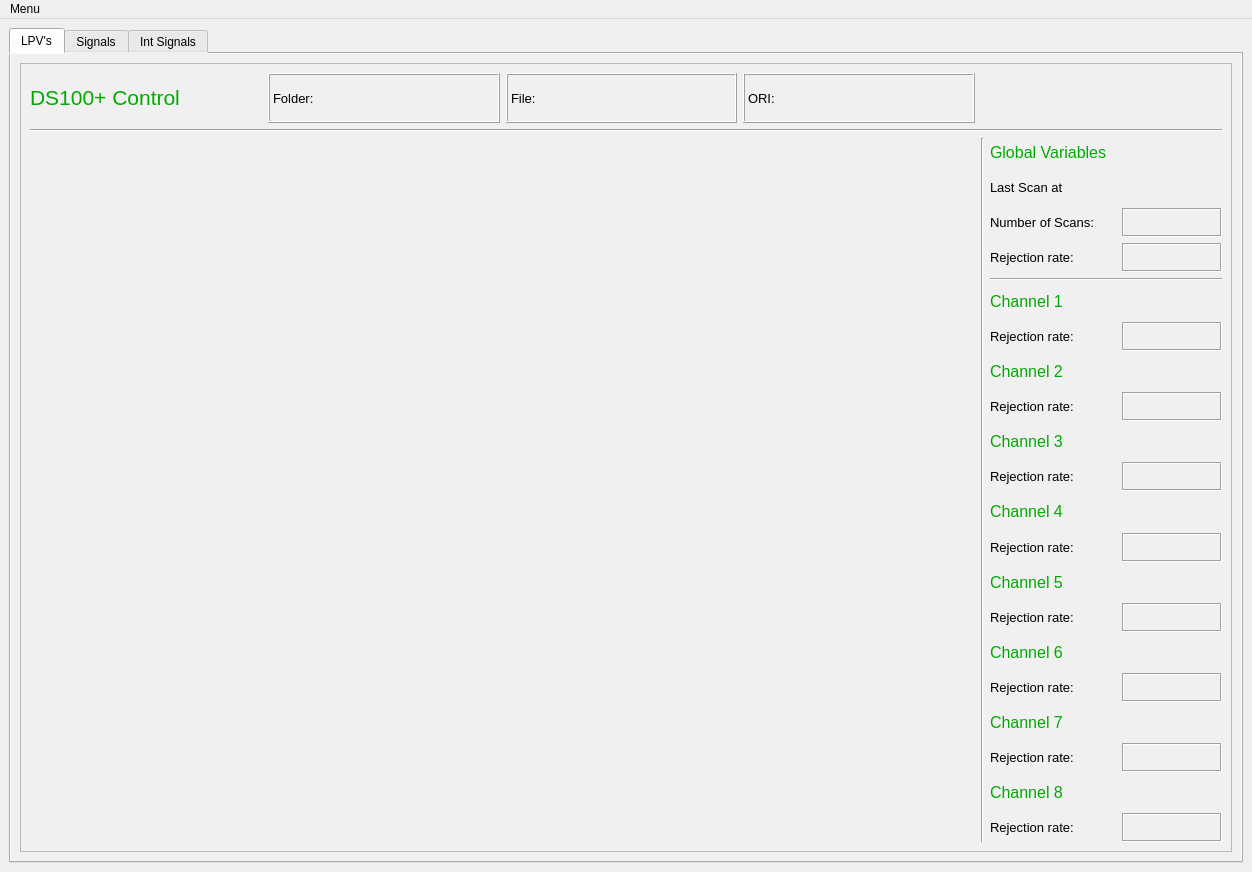
<?xml version="1.0" encoding="UTF-8"?>
<ui version="4.0">
 <class>MainWindow</class>
 <widget class="QMainWindow" name="MainWindow">
  <property name="geometry">
   <rect>
    <x>0</x>
    <y>0</y>
    <width>1252</width>
    <height>872</height>
   </rect>
  </property>
  <property name="windowTitle">
   <string>DS100+ Controlo de LPV</string>
  </property>
  <property name="styleSheet">
   <string notr="true"/>
  </property>
  <widget class="QWidget" name="centralwidget">
   <property name="styleSheet">
    <string notr="true"/>
   </property>
   <layout class="QGridLayout" name="gridLayout">
    <item row="0" column="0">
     <widget class="QTabWidget" name="tabWidget">
      <property name="palette">
       <palette>
        <active>
         <colorrole role="Button">
          <brush brushstyle="SolidPattern">
           <color alpha="255">
            <red>240</red>
            <green>240</green>
            <blue>240</blue>
           </color>
          </brush>
         </colorrole>
         <colorrole role="Base">
          <brush brushstyle="SolidPattern">
           <color alpha="255">
            <red>240</red>
            <green>240</green>
            <blue>240</blue>
           </color>
          </brush>
         </colorrole>
         <colorrole role="Window">
          <brush brushstyle="SolidPattern">
           <color alpha="255">
            <red>240</red>
            <green>240</green>
            <blue>240</blue>
           </color>
          </brush>
         </colorrole>
        </active>
        <inactive>
         <colorrole role="Button">
          <brush brushstyle="SolidPattern">
           <color alpha="255">
            <red>240</red>
            <green>240</green>
            <blue>240</blue>
           </color>
          </brush>
         </colorrole>
         <colorrole role="Base">
          <brush brushstyle="SolidPattern">
           <color alpha="255">
            <red>240</red>
            <green>240</green>
            <blue>240</blue>
           </color>
          </brush>
         </colorrole>
         <colorrole role="Window">
          <brush brushstyle="SolidPattern">
           <color alpha="255">
            <red>240</red>
            <green>240</green>
            <blue>240</blue>
           </color>
          </brush>
         </colorrole>
        </inactive>
        <disabled>
         <colorrole role="Button">
          <brush brushstyle="SolidPattern">
           <color alpha="255">
            <red>240</red>
            <green>240</green>
            <blue>240</blue>
           </color>
          </brush>
         </colorrole>
         <colorrole role="Base">
          <brush brushstyle="SolidPattern">
           <color alpha="255">
            <red>240</red>
            <green>240</green>
            <blue>240</blue>
           </color>
          </brush>
         </colorrole>
         <colorrole role="Window">
          <brush brushstyle="SolidPattern">
           <color alpha="255">
            <red>240</red>
            <green>240</green>
            <blue>240</blue>
           </color>
          </brush>
         </colorrole>
        </disabled>
       </palette>
      </property>
      <property name="styleSheet">
       <string notr="true">background-color:rgb(240, 240, 240)</string>
      </property>
      <property name="currentIndex">
       <number>0</number>
      </property>
      <widget class="QWidget" name="tab">
       <attribute name="title">
        <string>LPV's</string>
       </attribute>
       <layout class="QGridLayout" name="gridLayout_3">
        <item row="0" column="0">
         <widget class="QFrame" name="frame">
          <property name="frameShape">
           <enum>QFrame::StyledPanel</enum>
          </property>
          <property name="frameShadow">
           <enum>QFrame::Raised</enum>
          </property>
          <layout class="QGridLayout" name="gridLayout_2">
           <item row="3" column="0" rowspan="2" colspan="4">
            <widget class="MplWidget" name="widget" native="true"/>
           </item>
           <item row="0" column="1">
            <widget class="QLabel" name="label_6">
             <property name="font">
              <font>
               <pointsize>10</pointsize>
              </font>
             </property>
             <property name="frameShape">
              <enum>QFrame::Box</enum>
             </property>
             <property name="frameShadow">
              <enum>QFrame::Raised</enum>
             </property>
             <property name="text">
              <string>Folder:</string>
             </property>
            </widget>
           </item>
           <item row="0" column="3">
            <widget class="QLabel" name="label_3">
             <property name="font">
              <font>
               <pointsize>10</pointsize>
              </font>
             </property>
             <property name="frameShape">
              <enum>QFrame::Box</enum>
             </property>
             <property name="frameShadow">
              <enum>QFrame::Raised</enum>
             </property>
             <property name="text">
              <string>ORI: </string>
             </property>
            </widget>
           </item>
           <item row="0" column="2">
            <widget class="QLabel" name="label_2">
             <property name="font">
              <font>
               <pointsize>10</pointsize>
              </font>
             </property>
             <property name="frameShape">
              <enum>QFrame::Box</enum>
             </property>
             <property name="frameShadow">
              <enum>QFrame::Raised</enum>
             </property>
             <property name="text">
              <string>File: </string>
             </property>
            </widget>
           </item>
           <item row="0" column="0">
            <widget class="QLabel" name="label">
             <property name="maximumSize">
              <size>
               <width>250</width>
               <height>50</height>
              </size>
             </property>
             <property name="font">
              <font>
               <pointsize>16</pointsize>
              </font>
             </property>
             <property name="text">
              <string>&lt;html&gt;&lt;head/&gt;&lt;body&gt;&lt;p&gt;&lt;span style=&quot; color:#00aa00;&quot;&gt;DS100+ Control&lt;/span&gt;&lt;/p&gt;&lt;/body&gt;&lt;/html&gt;</string>
             </property>
            </widget>
           </item>
           <item row="3" column="4" rowspan="2">
            <widget class="Line" name="line_2">
             <property name="orientation">
              <enum>Qt::Vertical</enum>
             </property>
            </widget>
           </item>
           <item row="3" column="5" rowspan="2">
            <layout class="QGridLayout" name="gridLayout_7">
             <item row="2" column="0">
              <widget class="QLabel" name="label_5">
               <property name="font">
                <font>
                 <pointsize>10</pointsize>
                </font>
               </property>
               <property name="text">
                <string>Number of Scans:</string>
               </property>
              </widget>
             </item>
             <item row="3" column="0">
              <widget class="QLabel" name="label_7">
               <property name="font">
                <font>
                 <pointsize>10</pointsize>
                </font>
               </property>
               <property name="text">
                <string>Rejection rate:</string>
               </property>
              </widget>
             </item>
             <item row="0" column="0" colspan="2">
              <widget class="QLabel" name="label_11">
               <property name="font">
                <font>
                 <pointsize>12</pointsize>
                </font>
               </property>
               <property name="text">
                <string>&lt;html&gt;&lt;head/&gt;&lt;body&gt;&lt;p&gt;&lt;span style=&quot; color:#00aa00;&quot;&gt;Global Variables&lt;/span&gt;&lt;/p&gt;&lt;/body&gt;&lt;/html&gt;</string>
               </property>
              </widget>
             </item>
             <item row="2" column="1">
              <widget class="QLabel" name="label_corks">
               <property name="maximumSize">
                <size>
                 <width>100</width>
                 <height>16777215</height>
                </size>
               </property>
               <property name="font">
                <font>
                 <pointsize>10</pointsize>
                 <weight>75</weight>
                 <bold>true</bold>
                </font>
               </property>
               <property name="frameShape">
                <enum>QFrame::Box</enum>
               </property>
               <property name="frameShadow">
                <enum>QFrame::Sunken</enum>
               </property>
               <property name="text">
                <string/>
               </property>
               <property name="alignment">
                <set>Qt::AlignCenter</set>
               </property>
              </widget>
             </item>
             <item row="22" column="0" colspan="2">
              <widget class="QLabel" name="label_47">
               <property name="font">
                <font>
                 <pointsize>12</pointsize>
                </font>
               </property>
               <property name="text">
                <string>&lt;!DOCTYPE HTML PUBLIC &quot;-//W3C//DTD HTML 4.0//EN&quot; &quot;http://www.w3.org/TR/REC-html40/strict.dtd&quot;&gt;
&lt;html&gt;&lt;head&gt;&lt;meta name=&quot;qrichtext&quot; content=&quot;1&quot; /&gt;&lt;style type=&quot;text/css&quot;&gt;
p, li { white-space: pre-wrap; }
&lt;/style&gt;&lt;/head&gt;&lt;body style=&quot; font-family:'MS Shell Dlg 2'; font-size:12pt; font-weight:400; font-style:normal;&quot;&gt;
&lt;p style=&quot; margin-top:0px; margin-bottom:0px; margin-left:0px; margin-right:0px; -qt-block-indent:0; text-indent:0px;&quot;&gt;&lt;span style=&quot; color:#00aa00;&quot;&gt;Channel 8&lt;/span&gt;&lt;/p&gt;&lt;/body&gt;&lt;/html&gt;</string>
               </property>
              </widget>
             </item>
             <item row="23" column="0">
              <widget class="QLabel" name="label_35">
               <property name="font">
                <font>
                 <pointsize>10</pointsize>
                </font>
               </property>
               <property name="text">
                <string>Rejection rate:</string>
               </property>
              </widget>
             </item>
             <item row="3" column="1">
              <widget class="QLabel" name="label_rj_gl">
               <property name="maximumSize">
                <size>
                 <width>100</width>
                 <height>16777215</height>
                </size>
               </property>
               <property name="font">
                <font>
                 <pointsize>10</pointsize>
                 <weight>75</weight>
                 <bold>true</bold>
                </font>
               </property>
               <property name="frameShape">
                <enum>QFrame::Box</enum>
               </property>
               <property name="frameShadow">
                <enum>QFrame::Sunken</enum>
               </property>
               <property name="text">
                <string/>
               </property>
               <property name="alignment">
                <set>Qt::AlignCenter</set>
               </property>
              </widget>
             </item>
             <item row="6" column="1">
              <widget class="QLabel" name="taxa_1">
               <property name="maximumSize">
                <size>
                 <width>100</width>
                 <height>16777215</height>
                </size>
               </property>
               <property name="font">
                <font>
                 <pointsize>10</pointsize>
                 <weight>75</weight>
                 <bold>true</bold>
                </font>
               </property>
               <property name="frameShape">
                <enum>QFrame::Box</enum>
               </property>
               <property name="frameShadow">
                <enum>QFrame::Sunken</enum>
               </property>
               <property name="text">
                <string/>
               </property>
               <property name="alignment">
                <set>Qt::AlignCenter</set>
               </property>
              </widget>
             </item>
             <item row="12" column="1">
              <widget class="QLabel" name="taxa_3">
               <property name="maximumSize">
                <size>
                 <width>100</width>
                 <height>16777215</height>
                </size>
               </property>
               <property name="font">
                <font>
                 <pointsize>10</pointsize>
                 <weight>75</weight>
                 <bold>true</bold>
                </font>
               </property>
               <property name="styleSheet">
                <string notr="true"/>
               </property>
               <property name="frameShape">
                <enum>QFrame::Box</enum>
               </property>
               <property name="frameShadow">
                <enum>QFrame::Sunken</enum>
               </property>
               <property name="text">
                <string/>
               </property>
               <property name="alignment">
                <set>Qt::AlignCenter</set>
               </property>
              </widget>
             </item>
             <item row="21" column="0">
              <widget class="QLabel" name="label_31">
               <property name="font">
                <font>
                 <pointsize>10</pointsize>
                </font>
               </property>
               <property name="text">
                <string>Rejection rate:</string>
               </property>
              </widget>
             </item>
             <item row="9" column="1">
              <widget class="QLabel" name="taxa_2">
               <property name="maximumSize">
                <size>
                 <width>100</width>
                 <height>16777215</height>
                </size>
               </property>
               <property name="font">
                <font>
                 <pointsize>10</pointsize>
                 <weight>75</weight>
                 <bold>true</bold>
                </font>
               </property>
               <property name="frameShape">
                <enum>QFrame::Box</enum>
               </property>
               <property name="frameShadow">
                <enum>QFrame::Sunken</enum>
               </property>
               <property name="text">
                <string/>
               </property>
               <property name="alignment">
                <set>Qt::AlignCenter</set>
               </property>
              </widget>
             </item>
             <item row="18" column="0" colspan="2">
              <widget class="QLabel" name="label_45">
               <property name="font">
                <font>
                 <pointsize>12</pointsize>
                </font>
               </property>
               <property name="text">
                <string>&lt;!DOCTYPE HTML PUBLIC &quot;-//W3C//DTD HTML 4.0//EN&quot; &quot;http://www.w3.org/TR/REC-html40/strict.dtd&quot;&gt;
&lt;html&gt;&lt;head&gt;&lt;meta name=&quot;qrichtext&quot; content=&quot;1&quot; /&gt;&lt;style type=&quot;text/css&quot;&gt;
p, li { white-space: pre-wrap; }
&lt;/style&gt;&lt;/head&gt;&lt;body style=&quot; font-family:'MS Shell Dlg 2'; font-size:12pt; font-weight:400; font-style:normal;&quot;&gt;
&lt;p style=&quot; margin-top:0px; margin-bottom:0px; margin-left:0px; margin-right:0px; -qt-block-indent:0; text-indent:0px;&quot;&gt;&lt;span style=&quot; color:#00aa00;&quot;&gt;Channel 6&lt;/span&gt;&lt;/p&gt;&lt;/body&gt;&lt;/html&gt;</string>
               </property>
              </widget>
             </item>
             <item row="7" column="0">
              <widget class="QLabel" name="label_41">
               <property name="font">
                <font>
                 <pointsize>12</pointsize>
                </font>
               </property>
               <property name="text">
                <string>&lt;html&gt;&lt;head/&gt;&lt;body&gt;&lt;p&gt;&lt;span style=&quot; color:#00aa00;&quot;&gt;Channel 2&lt;/span&gt;&lt;/p&gt;&lt;/body&gt;&lt;/html&gt;</string>
               </property>
              </widget>
             </item>
             <item row="20" column="0" colspan="2">
              <widget class="QLabel" name="label_46">
               <property name="font">
                <font>
                 <pointsize>12</pointsize>
                </font>
               </property>
               <property name="text">
                <string>&lt;!DOCTYPE HTML PUBLIC &quot;-//W3C//DTD HTML 4.0//EN&quot; &quot;http://www.w3.org/TR/REC-html40/strict.dtd&quot;&gt;
&lt;html&gt;&lt;head&gt;&lt;meta name=&quot;qrichtext&quot; content=&quot;1&quot; /&gt;&lt;style type=&quot;text/css&quot;&gt;
p, li { white-space: pre-wrap; }
&lt;/style&gt;&lt;/head&gt;&lt;body style=&quot; font-family:'MS Shell Dlg 2'; font-size:12pt; font-weight:400; font-style:normal;&quot;&gt;
&lt;p style=&quot; margin-top:0px; margin-bottom:0px; margin-left:0px; margin-right:0px; -qt-block-indent:0; text-indent:0px;&quot;&gt;&lt;span style=&quot; color:#00aa00;&quot;&gt;Channel 7&lt;/span&gt;&lt;/p&gt;&lt;/body&gt;&lt;/html&gt;</string>
               </property>
              </widget>
             </item>
             <item row="16" column="0" colspan="2">
              <widget class="QLabel" name="label_44">
               <property name="font">
                <font>
                 <pointsize>12</pointsize>
                </font>
               </property>
               <property name="text">
                <string>&lt;!DOCTYPE HTML PUBLIC &quot;-//W3C//DTD HTML 4.0//EN&quot; &quot;http://www.w3.org/TR/REC-html40/strict.dtd&quot;&gt;
&lt;html&gt;&lt;head&gt;&lt;meta name=&quot;qrichtext&quot; content=&quot;1&quot; /&gt;&lt;style type=&quot;text/css&quot;&gt;
p, li { white-space: pre-wrap; }
&lt;/style&gt;&lt;/head&gt;&lt;body style=&quot; font-family:'MS Shell Dlg 2'; font-size:12pt; font-weight:400; font-style:normal;&quot;&gt;
&lt;p style=&quot; margin-top:0px; margin-bottom:0px; margin-left:0px; margin-right:0px; -qt-block-indent:0; text-indent:0px;&quot;&gt;&lt;span style=&quot; color:#00aa00;&quot;&gt;Channel 5&lt;/span&gt;&lt;/p&gt;&lt;/body&gt;&lt;/html&gt;</string>
               </property>
              </widget>
             </item>
             <item row="14" column="0" colspan="2">
              <widget class="QLabel" name="label_43">
               <property name="font">
                <font>
                 <pointsize>12</pointsize>
                </font>
               </property>
               <property name="text">
                <string>&lt;!DOCTYPE HTML PUBLIC &quot;-//W3C//DTD HTML 4.0//EN&quot; &quot;http://www.w3.org/TR/REC-html40/strict.dtd&quot;&gt;
&lt;html&gt;&lt;head&gt;&lt;meta name=&quot;qrichtext&quot; content=&quot;1&quot; /&gt;&lt;style type=&quot;text/css&quot;&gt;
p, li { white-space: pre-wrap; }
&lt;/style&gt;&lt;/head&gt;&lt;body style=&quot; font-family:'MS Shell Dlg 2'; font-size:12pt; font-weight:400; font-style:normal;&quot;&gt;
&lt;p style=&quot; margin-top:0px; margin-bottom:0px; margin-left:0px; margin-right:0px; -qt-block-indent:0; text-indent:0px;&quot;&gt;&lt;span style=&quot; color:#00aa00;&quot;&gt;Channel 4&lt;/span&gt;&lt;/p&gt;&lt;/body&gt;&lt;/html&gt;</string>
               </property>
              </widget>
             </item>
             <item row="15" column="1">
              <widget class="QLabel" name="taxa_4">
               <property name="maximumSize">
                <size>
                 <width>100</width>
                 <height>16777215</height>
                </size>
               </property>
               <property name="font">
                <font>
                 <pointsize>10</pointsize>
                 <weight>75</weight>
                 <bold>true</bold>
                </font>
               </property>
               <property name="styleSheet">
                <string notr="true"/>
               </property>
               <property name="frameShape">
                <enum>QFrame::Box</enum>
               </property>
               <property name="frameShadow">
                <enum>QFrame::Sunken</enum>
               </property>
               <property name="text">
                <string/>
               </property>
               <property name="alignment">
                <set>Qt::AlignCenter</set>
               </property>
              </widget>
             </item>
             <item row="5" column="0" colspan="2">
              <widget class="QLabel" name="label_40">
               <property name="maximumSize">
                <size>
                 <width>150</width>
                 <height>16777215</height>
                </size>
               </property>
               <property name="font">
                <font>
                 <pointsize>12</pointsize>
                </font>
               </property>
               <property name="text">
                <string>&lt;html&gt;&lt;head/&gt;&lt;body&gt;&lt;p&gt;&lt;span style=&quot; color:#00aa00;&quot;&gt;Channel 1&lt;/span&gt;&lt;/p&gt;&lt;/body&gt;&lt;/html&gt;</string>
               </property>
              </widget>
             </item>
             <item row="11" column="0" colspan="2">
              <widget class="QLabel" name="label_42">
               <property name="font">
                <font>
                 <pointsize>12</pointsize>
                </font>
               </property>
               <property name="text">
                <string>&lt;!DOCTYPE HTML PUBLIC &quot;-//W3C//DTD HTML 4.0//EN&quot; &quot;http://www.w3.org/TR/REC-html40/strict.dtd&quot;&gt;
&lt;html&gt;&lt;head&gt;&lt;meta name=&quot;qrichtext&quot; content=&quot;1&quot; /&gt;&lt;style type=&quot;text/css&quot;&gt;
p, li { white-space: pre-wrap; }
&lt;/style&gt;&lt;/head&gt;&lt;body style=&quot; font-family:'MS Shell Dlg 2'; font-size:12pt; font-weight:400; font-style:normal;&quot;&gt;
&lt;p style=&quot; margin-top:0px; margin-bottom:0px; margin-left:0px; margin-right:0px; -qt-block-indent:0; text-indent:0px;&quot;&gt;&lt;span style=&quot; color:#00aa00;&quot;&gt;Channel 3&lt;/span&gt;&lt;/p&gt;&lt;/body&gt;&lt;/html&gt;</string>
               </property>
              </widget>
             </item>
             <item row="21" column="1">
              <widget class="QLabel" name="taxa_7">
               <property name="maximumSize">
                <size>
                 <width>100</width>
                 <height>16777215</height>
                </size>
               </property>
               <property name="font">
                <font>
                 <pointsize>10</pointsize>
                 <weight>75</weight>
                 <bold>true</bold>
                </font>
               </property>
               <property name="frameShape">
                <enum>QFrame::Box</enum>
               </property>
               <property name="frameShadow">
                <enum>QFrame::Sunken</enum>
               </property>
               <property name="text">
                <string/>
               </property>
               <property name="alignment">
                <set>Qt::AlignCenter</set>
               </property>
              </widget>
             </item>
             <item row="19" column="1">
              <widget class="QLabel" name="taxa_6">
               <property name="maximumSize">
                <size>
                 <width>100</width>
                 <height>16777215</height>
                </size>
               </property>
               <property name="font">
                <font>
                 <pointsize>10</pointsize>
                 <weight>75</weight>
                 <bold>true</bold>
                </font>
               </property>
               <property name="frameShape">
                <enum>QFrame::Box</enum>
               </property>
               <property name="frameShadow">
                <enum>QFrame::Sunken</enum>
               </property>
               <property name="text">
                <string/>
               </property>
               <property name="alignment">
                <set>Qt::AlignCenter</set>
               </property>
              </widget>
             </item>
             <item row="17" column="1">
              <widget class="QLabel" name="taxa_5">
               <property name="maximumSize">
                <size>
                 <width>100</width>
                 <height>16777215</height>
                </size>
               </property>
               <property name="font">
                <font>
                 <pointsize>10</pointsize>
                 <weight>75</weight>
                 <bold>true</bold>
                </font>
               </property>
               <property name="frameShape">
                <enum>QFrame::Box</enum>
               </property>
               <property name="frameShadow">
                <enum>QFrame::Sunken</enum>
               </property>
               <property name="text">
                <string/>
               </property>
               <property name="alignment">
                <set>Qt::AlignCenter</set>
               </property>
              </widget>
             </item>
             <item row="23" column="1">
              <widget class="QLabel" name="taxa_8">
               <property name="maximumSize">
                <size>
                 <width>100</width>
                 <height>16777215</height>
                </size>
               </property>
               <property name="font">
                <font>
                 <pointsize>10</pointsize>
                 <weight>75</weight>
                 <bold>true</bold>
                </font>
               </property>
               <property name="frameShape">
                <enum>QFrame::Box</enum>
               </property>
               <property name="frameShadow">
                <enum>QFrame::Sunken</enum>
               </property>
               <property name="text">
                <string/>
               </property>
               <property name="alignment">
                <set>Qt::AlignCenter</set>
               </property>
              </widget>
             </item>
             <item row="6" column="0">
              <widget class="QLabel" name="label_8">
               <property name="maximumSize">
                <size>
                 <width>150</width>
                 <height>16777215</height>
                </size>
               </property>
               <property name="font">
                <font>
                 <pointsize>10</pointsize>
                </font>
               </property>
               <property name="text">
                <string>Rejection rate:</string>
               </property>
              </widget>
             </item>
             <item row="19" column="0">
              <widget class="QLabel" name="label_15">
               <property name="font">
                <font>
                 <pointsize>10</pointsize>
                </font>
               </property>
               <property name="text">
                <string>Rejection rate:</string>
               </property>
              </widget>
             </item>
             <item row="9" column="0">
              <widget class="QLabel" name="label_10">
               <property name="font">
                <font>
                 <pointsize>10</pointsize>
                </font>
               </property>
               <property name="text">
                <string>Rejection rate:</string>
               </property>
              </widget>
             </item>
             <item row="17" column="0">
              <widget class="QLabel" name="label_12">
               <property name="font">
                <font>
                 <pointsize>10</pointsize>
                </font>
               </property>
               <property name="text">
                <string>Rejection rate:</string>
               </property>
              </widget>
             </item>
             <item row="15" column="0">
              <widget class="QLabel" name="label_9">
               <property name="font">
                <font>
                 <pointsize>10</pointsize>
                </font>
               </property>
               <property name="text">
                <string>Rejection rate:</string>
               </property>
              </widget>
             </item>
             <item row="4" column="0" colspan="2">
              <widget class="Line" name="line_3">
               <property name="orientation">
                <enum>Qt::Horizontal</enum>
               </property>
              </widget>
             </item>
             <item row="12" column="0">
              <widget class="QLabel" name="label_28">
               <property name="font">
                <font>
                 <pointsize>10</pointsize>
                </font>
               </property>
               <property name="text">
                <string>Rejection rate:</string>
               </property>
              </widget>
             </item>
             <item row="1" column="0" colspan="2">
              <widget class="QLabel" name="scan_date">
               <property name="font">
                <font>
                 <pointsize>10</pointsize>
                 <weight>50</weight>
                 <bold>false</bold>
                </font>
               </property>
               <property name="text">
                <string>Last Scan at </string>
               </property>
              </widget>
             </item>
            </layout>
           </item>
           <item row="2" column="0" colspan="6">
            <widget class="Line" name="line">
             <property name="orientation">
              <enum>Qt::Horizontal</enum>
             </property>
            </widget>
           </item>
          </layout>
         </widget>
        </item>
       </layout>
      </widget>
      <widget class="QWidget" name="tab_2">
       <attribute name="title">
        <string>Signals</string>
       </attribute>
       <layout class="QGridLayout" name="gridLayout_4">
        <item row="0" column="1">
         <widget class="MplWidget" name="widget_2" native="true"/>
        </item>
        <item row="0" column="0">
         <widget class="QFrame" name="Sinais">
          <property name="maximumSize">
           <size>
            <width>200</width>
            <height>16777215</height>
           </size>
          </property>
          <property name="frameShape">
           <enum>QFrame::StyledPanel</enum>
          </property>
          <property name="frameShadow">
           <enum>QFrame::Raised</enum>
          </property>
          <layout class="QGridLayout" name="gridLayout_5">
           <item row="0" column="0">
            <widget class="QLabel" name="label_4">
             <property name="font">
              <font>
               <pointsize>14</pointsize>
              </font>
             </property>
             <property name="text">
              <string>&lt;!DOCTYPE HTML PUBLIC &quot;-//W3C//DTD HTML 4.0//EN&quot; &quot;http://www.w3.org/TR/REC-html40/strict.dtd&quot;&gt;
&lt;html&gt;&lt;head&gt;&lt;meta name=&quot;qrichtext&quot; content=&quot;1&quot; /&gt;&lt;style type=&quot;text/css&quot;&gt;
p, li { white-space: pre-wrap; }
&lt;/style&gt;&lt;/head&gt;&lt;body style=&quot; font-family:'MS Shell Dlg 2'; font-size:14pt; font-weight:400; font-style:normal;&quot;&gt;
&lt;p style=&quot; margin-top:0px; margin-bottom:0px; margin-left:0px; margin-right:0px; -qt-block-indent:0; text-indent:0px;&quot;&gt;&lt;span style=&quot; color:#00aa00;&quot;&gt;Cycles:&lt;/span&gt;&lt;/p&gt;&lt;/body&gt;&lt;/html&gt;</string>
             </property>
            </widget>
           </item>
           <item row="1" column="0">
            <widget class="QListWidget" name="listWidget">
             <property name="font">
              <font>
               <pointsize>12</pointsize>
              </font>
             </property>
            </widget>
           </item>
          </layout>
         </widget>
        </item>
       </layout>
      </widget>
      <widget class="QWidget" name="tab_3">
       <attribute name="title">
        <string>Int Signals</string>
       </attribute>
       <layout class="QGridLayout" name="gridLayout_6">
        <item row="0" column="0">
         <widget class="QFrame" name="frame_2">
          <property name="maximumSize">
           <size>
            <width>200</width>
            <height>16777215</height>
           </size>
          </property>
          <property name="frameShape">
           <enum>QFrame::StyledPanel</enum>
          </property>
          <property name="frameShadow">
           <enum>QFrame::Raised</enum>
          </property>
          <layout class="QGridLayout" name="gridLayout_8">
           <item row="0" column="0">
            <widget class="QLabel" name="label_13">
             <property name="maximumSize">
              <size>
               <width>16777215</width>
               <height>16777215</height>
              </size>
             </property>
             <property name="font">
              <font>
               <pointsize>14</pointsize>
              </font>
             </property>
             <property name="text">
              <string>&lt;html&gt;&lt;head/&gt;&lt;body&gt;&lt;p&gt;&lt;span style=&quot; color:#00aa00;&quot;&gt;Cycles:&lt;/span&gt;&lt;/p&gt;&lt;/body&gt;&lt;/html&gt;</string>
             </property>
            </widget>
           </item>
           <item row="1" column="0">
            <widget class="QListWidget" name="listWidget_2">
             <property name="font">
              <font>
               <pointsize>12</pointsize>
              </font>
             </property>
            </widget>
           </item>
          </layout>
         </widget>
        </item>
        <item row="0" column="1">
         <widget class="MplWidget" name="widget_3" native="true"/>
        </item>
       </layout>
      </widget>
     </widget>
    </item>
   </layout>
  </widget>
  <widget class="QMenuBar" name="menubar">
   <property name="geometry">
    <rect>
     <x>0</x>
     <y>0</y>
     <width>1252</width>
     <height>26</height>
    </rect>
   </property>
   <property name="palette">
    <palette>
     <active/>
     <inactive/>
     <disabled/>
    </palette>
   </property>
   <property name="defaultUp">
    <bool>false</bool>
   </property>
   <widget class="QMenu" name="menuMenu">
    <property name="palette">
     <palette>
      <active/>
      <inactive/>
      <disabled/>
     </palette>
    </property>
    <property name="title">
     <string>Menu</string>
    </property>
    <addaction name="action_Exit"/>
    <addaction name="actionSelect_Folder_2"/>
   </widget>
   <addaction name="menuMenu"/>
  </widget>
  <action name="actionExit">
   <property name="text">
    <string>&amp;Exit</string>
   </property>
   <property name="iconText">
    <string>&amp;Exit</string>
   </property>
   <property name="shortcut">
    <string>Ctrl+E</string>
   </property>
  </action>
  <action name="actionSelect_Folder">
   <property name="text">
    <string>Select Folder</string>
   </property>
   <property name="shortcut">
    <string>Ctrl+F</string>
   </property>
  </action>
  <action name="action_Exit">
   <property name="checkable">
    <bool>false</bool>
   </property>
   <property name="text">
    <string>&amp;Exit</string>
   </property>
   <property name="shortcut">
    <string>Ctrl+E</string>
   </property>
  </action>
  <action name="actionSelect_Folder_2">
   <property name="text">
    <string>Select Folder</string>
   </property>
   <property name="shortcut">
    <string>Ctrl+F</string>
   </property>
  </action>
 </widget>
 <customwidgets>
  <customwidget>
   <class>MplWidget</class>
   <extends>QWidget</extends>
   <header>MplWidget</header>
   <container>1</container>
  </customwidget>
 </customwidgets>
 <resources/>
 <connections/>
</ui>
